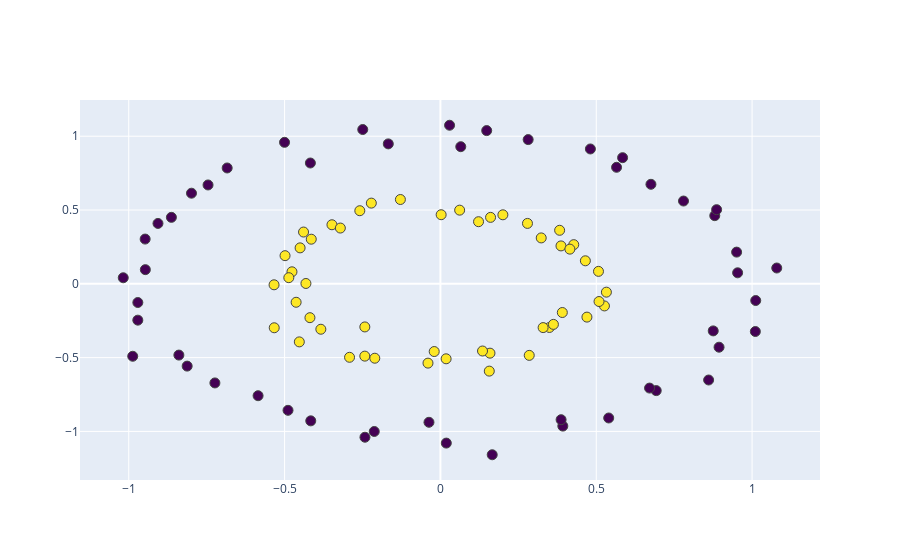

The notebook cell saved with this chart:
### Code cell
fig = plot_scatter(X, y)
fig.show()
